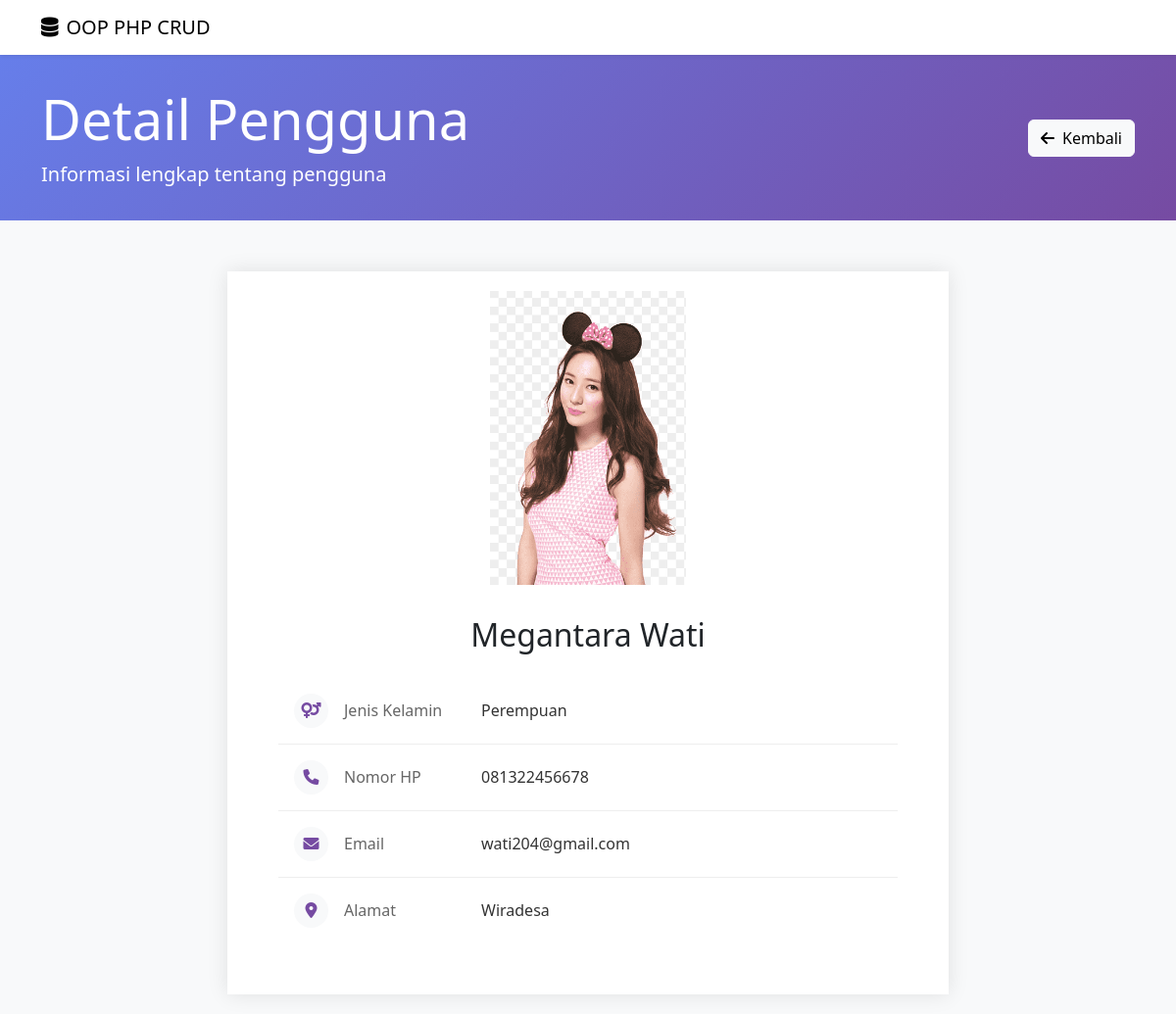
Screenshot of /detail.php?id=3 with the database file from the repository.
### tables this page shows
CREATE TABLE `tb_users` (
  `id` int(11) NOT NULL,
  `nama` varchar(255) NOT NULL,
  `alamat` varchar(255) NOT NULL,
  `nohp` char(13) NOT NULL,
  `jenis_kelamin` enum('Laki-laki','Perempuan') NOT NULL,
  `email` varchar(100) NOT NULL,
  `foto` varchar(255) NOT NULL
);

### database.php (called while the page is built, shortened)
<?php
class Database
{
    public $host = "localhost";
    public $username = "root";
    public $password = "";
    public $database = "db_php";
    public $connect;
    function __construct()
    {
        $this->connect = mysqli_connect($this->host, $this->username, $this->password, $this->database);
    }
    public function tampilDataById($id)
    {
        $query = "SELECT * FROM tb_users WHERE id = $id";
        $result = mysqli_query($this->connect, $query);
        return mysqli_fetch_assoc($result);
    }
}

### detail.php (the view, shortened to what this page needs)
<?php
include 'database.php';
$db = new Database;
$id = $_GET['id'];
$dataUser = $db->tampilDataById($id);
if ($dataUser) {
?>
<!DOCTYPE html>
<html lang="en">
<head>
    <link href="https://cdn.jsdelivr.net/npm/bootstrap@5.3.3/dist/css/bootstrap.min.css" rel="stylesheet">
    <link href="https://cdnjs.cloudflare.com/ajax/libs/font-awesome/6.0.0/css/all.min.css" rel="stylesheet">
</head>
<body>
    <nav class="navbar navbar-expand-lg navbar-light bg-white shadow-sm">
        <div class="container">
            <a class="navbar-brand" href="#">
                <i class="fas fa-database me-2"></i>OOP PHP CRUD
            </a>
        </div>
    </nav>
    <div class="page-header">
        <div class="container">
            <div class="d-flex justify-content-between align-items-center">
                <div>
                    <h1 class="display-4">Detail Pengguna</h1>
                    <p class="lead mb-0">Informasi lengkap tentang pengguna</p>
                </div>
                <a href="index.php" class="btn btn-light btn-back">
                    <i class="fas fa-arrow-left me-2"></i>Kembali
                </a>
            </div>
        </div>
    </div>
    <div class="container">
        <div class="row justify-content-center">
            <div class="col-lg-8">
                <div class="profile-card">
                    <div class="profile-image-container">
                        <img src="uploads/<?php echo htmlspecialchars($dataUser['foto']); ?>"
                             class="profile-image"
                             alt="Foto <?php echo htmlspecialchars($dataUser['nama']); ?>">
                    </div>
                    <div class="profile-info">
                        <h2 class="text-center mb-4"><?php echo htmlspecialchars($dataUser['nama']); ?></h2>
                        <div class="info-item">
                            <div class="icon-circle">
                                <i class="fas fa-venus-mars"></i>
                            </div>
                            <span class="info-label">Jenis Kelamin</span>
                            <span class="info-value"><?php echo htmlspecialchars($dataUser['jenis_kelamin']); ?></span>
                        </div>
                        <div class="info-item">
                            <div class="icon-circle">
                                <i class="fas fa-phone"></i>
                            </div>
                            <span class="info-label">Nomor HP</span>
                            <span class="info-value"><?php echo htmlspecialchars($dataUser['nohp']); ?></span>
                        </div>
                        <div class="info-item">
                            <div class="icon-circle">
                                <i class="fas fa-envelope"></i>
                            </div>
                            <span class="info-label">Email</span>
                            <span class="info-value"><?php echo htmlspecialchars($dataUser['email']); ?></span>
                        </div>
                        <div class="info-item">
                            <div class="icon-circle">
                                <i class="fas fa-map-marker-alt"></i>
                            </div>
                            <span class="info-label">Alamat</span>
                            <span class="info-value"><?php echo htmlspecialchars($dataUser['alamat']); ?></span>
                        </div>
                    </div>
                </div>
            </div>
        </div>
    </div>
</body>
</html>
    <?php
}
?>

### detail.php (style rules this page uses)
body { background-color: #f8f9fa; }
.page-header { background: linear-gradient(135deg, #667eea 0%, #764ba2 100%); color: white; padding: 2rem 0; margin-bottom: 2rem; }
.profile-card { background: white; border-radius: 0px; box-shadow: 0 0 20px rgba(0,0,0,0.1); overflow: hidden; margin-bottom: 2rem; margin: 20px 0; padding: 20px; }
.profile-image-container { position: relative; width: 200px; height: 300px; overflow: hidden; background: #f8f9fa; object-fit: cover; margin: 0 auto; display: block; }
.profile-image { width: 100%; height: 100%; object-fit: cover; }
.profile-info { padding: 2rem; }
.info-item { padding: 1rem; border-bottom: 1px solid #eee; display: flex; align-items: center; }
.info-item:last-child { border-bottom: none; }
.info-label { color: #666; width: 140px; font-weight: 500; }
.info-value { color: #333; flex-grow: 1; }
.btn-back { transition: all 0.3s ease; }
.icon-circle { width: 35px; height: 35px; background: #f8f9fa; border-radius: 50%; display: flex; align-items: center; justify-content: center; margin-right: 1rem; color: #764ba2; }

### rows the page displays
tb_users: foto (picture), nama "Megantara Wati", jenis_kelamin "Perempuan", nohp "081322456678", email "wati204@gmail.com", alamat "Wiradesa"
